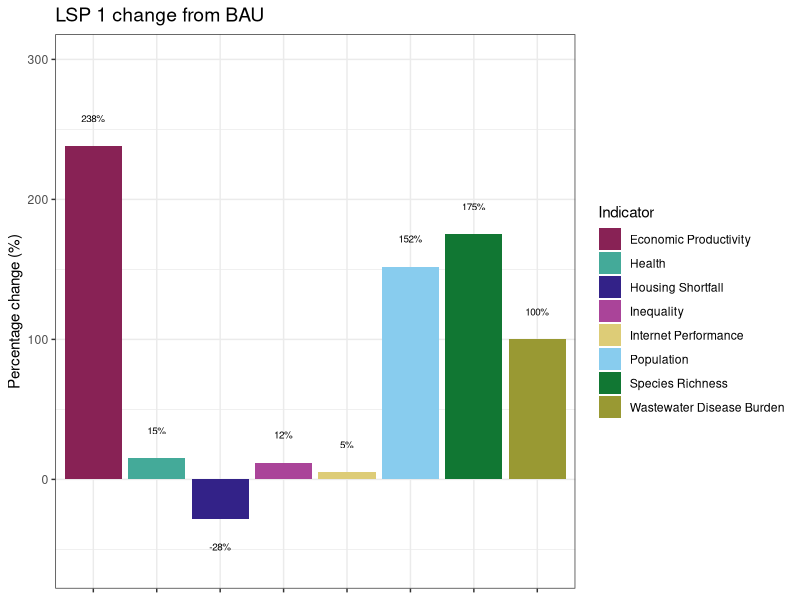
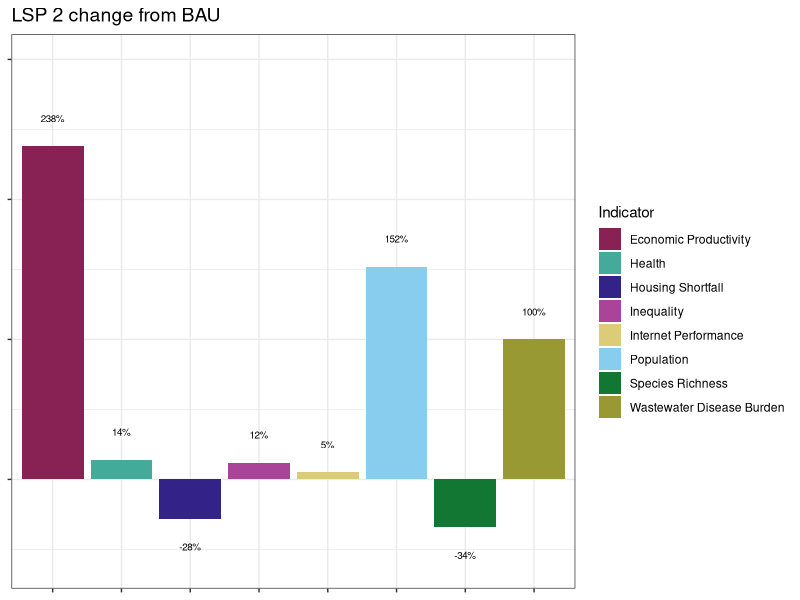
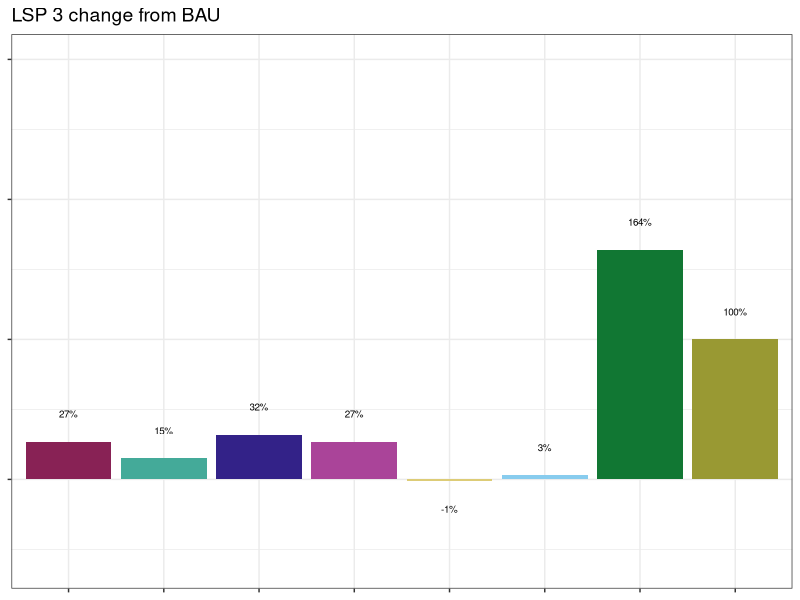
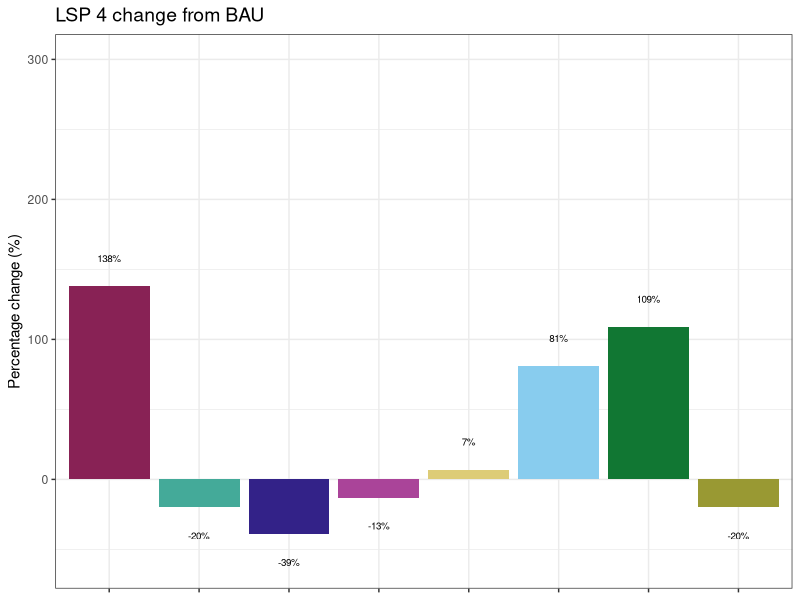
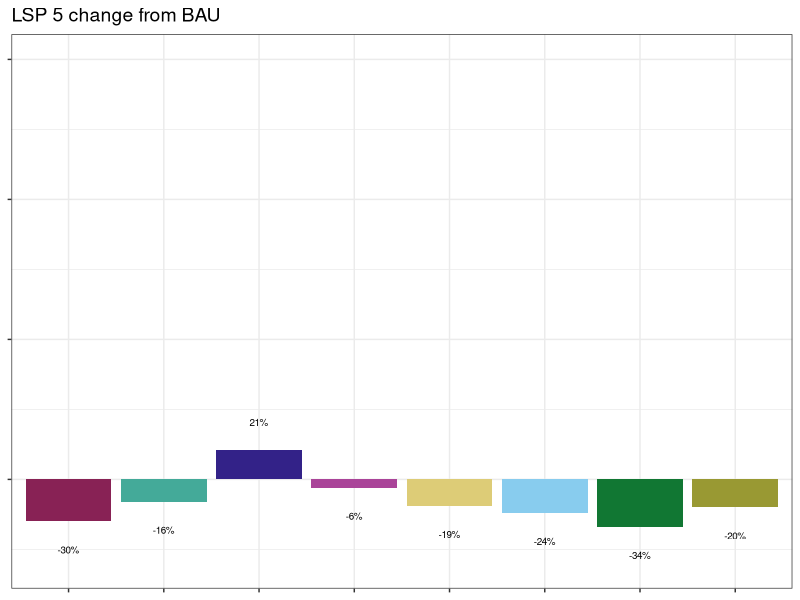
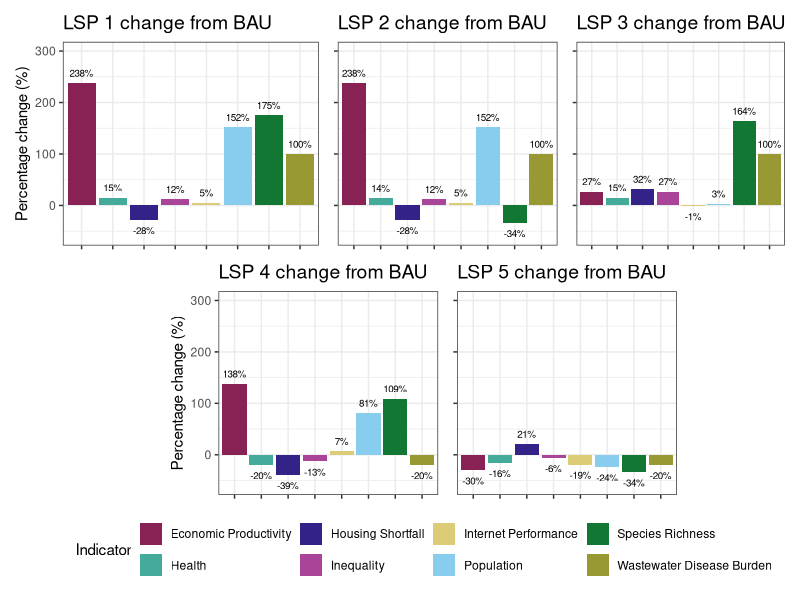
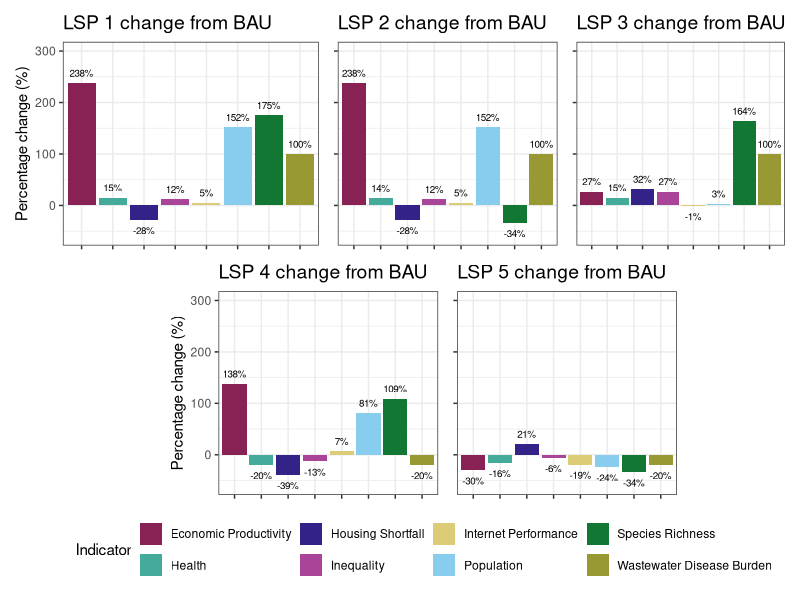
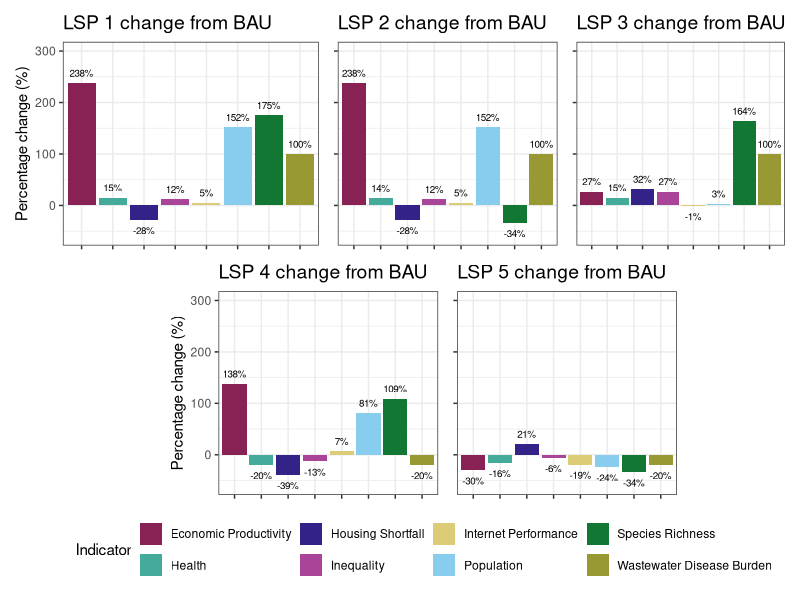

Source code (R) for these figures, in order:

#set working directory for run data

setwd()
library(readr)
LSPperf <- read_csv("LSP_perf.csv")

library(tidyverse)
library(patchwork)
library(scales)

#colours
popcol <- "#88CCEE"  #light blue
epcol <- "#882255"  #dark red
dbcol <- "#999933"  #olive/tan
hdcol <- "#332288"  #dark blue
iicol <- "#AA4499"  #light magenta
isdcol <- "#DDCC77"  #dirty yellow
shpcol <- "#44AA99"  #light green
srcol <- "#117733"  #dark green 

# variables in plots
yoff <- 20
yneg <- -60
ypos <- 300
txs <- 2.5

LSP1 <- ggplot(LSPperf) +
  geom_col(aes(x = Indicator, y = LSP1_perf, fill = Indicator )) +
  scale_fill_manual(name = "Indicator", values = c("Economic Productivity" = epcol, "Health" = shpcol, 
                                              "Housing Shortfall" = hdcol, "Inequality" = iicol, 
                                              "Internet Performance" = isdcol, "Population" = popcol,  
                                              "Species Richness" = srcol, "Wastewater Disease Burden" = dbcol)) +
  geom_text(size = txs, nudge_y = yoff*sign(LSPperf$LSP1_perf),
             aes(x = Indicator, y = LSP1_perf, label = paste0(LSPperf$LSP1_perf, "%"))) +
  theme_bw() + 
  theme(plot.title = element_text(size=14), axis.title.x=element_blank(), axis.text.x=element_blank()
  ) +
  ylim(yneg,ypos) +
  ylab("Percentage change (%)") + ggtitle("LSP 1 change from BAU")

LSP1

LSP2 <- ggplot(LSPperf) +
  geom_col(aes(x = Indicator, y = LSP2_perf, fill = Indicator )) +
  scale_fill_manual(name = "Indicator", values = c("Economic Productivity" = epcol, "Health" = shpcol, 
                                              "Housing Shortfall" = hdcol, "Inequality" = iicol, 
                                              "Internet Performance" = isdcol, "Population" = popcol,  
                                              "Species Richness" = srcol, "Wastewater Disease Burden" = dbcol)) +
  geom_text(size = txs, nudge_y = yoff*sign(LSPperf$LSP2_perf),
            aes(x = Indicator, y = LSP2_perf, label = paste0(LSPperf$LSP2_perf, "%"))) + 
  theme_bw() + 
  theme(plot.title = element_text(size=14), axis.title.x=element_blank(), axis.text.x=element_blank(),
        axis.text.y=element_blank(), axis.title.y=element_blank()
#        legend.position = "none"
        ) +
  ylim(yneg,ypos) +
  ylab("Percentage change (%)") + ggtitle("LSP 2 change from BAU")

LSP2

LSP3 <- ggplot(LSPperf) +
  geom_col(aes(x = Indicator, y = LSP3_perf, fill = Indicator )) +
  scale_fill_manual(name = "Indicator", values = c("Economic Productivity" = epcol, "Health" = shpcol, 
                                              "Housing Shortfall" = hdcol, "Inequality" = iicol, 
                                              "Internet Performance" = isdcol, "Population" = popcol,  
                                              "Species Richness" = srcol, "Wastewater Disease Burden" = dbcol)) +
  geom_text(size = txs, nudge_y = yoff*sign(LSPperf$LSP3_perf),
             aes(x = Indicator, y = LSP3_perf, label = paste0(LSPperf$LSP3_perf, "%"))) + 
  theme_bw() + 
  theme(plot.title = element_text(size=14), axis.title.x=element_blank(), axis.text.x=element_blank(), 
        axis.title.y=element_blank(), axis.text.y=element_blank(),
        legend.position = "none"
 #       axis.text.x=element_text(size = rel(0.75), angle = 45, hjust = 1)
        ) +
  ylim(yneg,ypos) +
  ylab("Percentage change (%)") + ggtitle("LSP 3 change from BAU")

LSP3

LSP4 <- ggplot(LSPperf) +
  geom_col(aes(x = Indicator, y = LSP4_perf, fill = Indicator )) +
  scale_fill_manual(name = "Indicator", values = c("Economic Productivity" = epcol, "Health" = shpcol, 
                                              "Housing Shortfall" = hdcol, "Inequality" = iicol, 
                                              "Internet Performance" = isdcol, "Population" = popcol,  
                                              "Species Richness" = srcol, "Wastewater Disease Burden" = dbcol)) +
  geom_text(size = txs, nudge_y =yoff*sign(LSPperf$LSP4_perf),
             aes(x = Indicator, y = LSP4_perf, label = paste0(LSPperf$LSP4_perf, "%"))) + 
  theme_bw() + 
  theme(plot.title = element_text(size=14), axis.title.x=element_blank(), axis.text.x=element_blank(),
        legend.position = "none"
#        axis.text.y=element_blank(), axis.title.y=element_blank(), 
#        axis.text.x=element_text(size = rel(0.75), angle = 45, hjust = 1)
        ) +
  ylim(yneg,ypos) +
  ylab("Percentage change (%)") + ggtitle("LSP 4 change from BAU")

LSP4

LSP5 <- ggplot(LSPperf) +
  geom_col(aes(x = Indicator, y = LSP5_perf, fill = Indicator )) +
  scale_fill_manual(name = "Indicator", values = c("Economic Productivity" = epcol, "Health" = shpcol, 
                                              "Housing Shortfall" = hdcol, "Inequality" = iicol, 
                                              "Internet Performance" = isdcol, "Population" = popcol,  
                                              "Species Richness" = srcol, "Wastewater Disease Burden" = dbcol)) +
  geom_text(size = txs, nudge_y = yoff*sign(LSPperf$LSP5_perf),
             aes(x = Indicator, y = LSP5_perf, label = paste0(LSPperf$LSP5_perf, "%"))) +
  theme_bw() + 
  theme(plot.title = element_text(size=14), axis.title.x=element_blank(), axis.text.x=element_blank(), 
       axis.text.y=element_blank(), axis.title.y=element_blank(),
       legend.position = "none"
#        axis.text.x=element_text(size = rel(0.75), angle = 45, hjust = 1)
        ) +
  ylim(yneg,ypos) +
  ylab("Percentage change (%)") + ggtitle("LSP 5 change from BAU")

LSP5

layout <- "
AABBCC
#DDEE#
"
LSPs_combined <- (LSP1 + LSP2 + LSP3 + LSP4 + LSP5) + 
  plot_layout(design = layout, guides = "collect") & theme(legend.position = "bottom")

LSPs_combined 

# save image file
ggsave("ind_perf_300dpi_V4.png", plot = LSPs_combined, device = "png", dpi = 300) #save 300dpi file
ggsave("ind_perf_600dpi_V4.png", plot = LSPs_combined, device = "png", dpi = 600) #save 600dpi file
